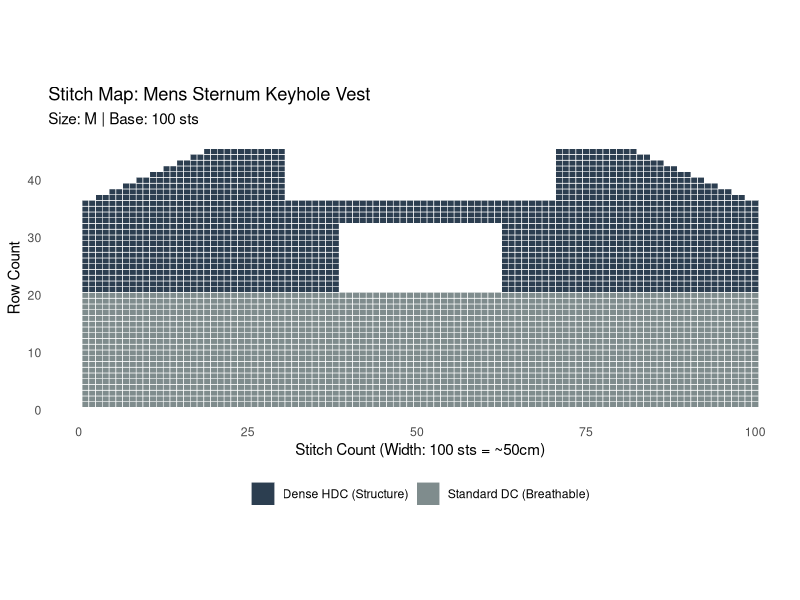

Write the R code that produced this figure.
## ---- chunk 1
#| label: mens-vest-map
library(ggplot2)
library(dplyr)

# Measurements: Size M Male Front Panel
# Width: 100 stitches (~50 cm)
# Height: 45 rows (Cropped/High-hip fit)

grid <- expand.grid(Stitch = 1:100, Row = 1:45)

grid <- grid %>%
  mutate(
    # 1. Define the physical shape of the vest
    Part = case_when(
      Row <= 20 ~ "Lower Torso",
      
      # The Sternum Cutout (24-stitch / ~12cm gap)
      Row >= 21 & Row <= 32 & Stitch <= 38 ~ "Mid Chest (Left)",
      Row >= 21 & Row <= 32 & Stitch >= 63 ~ "Mid Chest (Right)",
      
      # The Upper Chest Bridge
      Row >= 33 & Row <= 36 & Stitch >= 1 & Stitch <= 100 ~ "Upper Chest Bridge",
      
      # The Neck/Shoulder Straps (Armpits taper inward by 2 stitches per row)
      Row >= 37 & Stitch >= (1 + (Row-36)*2) & Stitch <= 30 ~ "Left Strap",
      Row >= 37 & Stitch >= 71 & Stitch <= (100 - (Row-36)*2) ~ "Right Strap",
      
      TRUE ~ "Empty Space"
    ),
    
    # 2. Define the stitch density for structural integrity
    Stitch_Type = case_when(
      Part == "Empty Space" ~ NA_character_,
      Row <= 20 ~ "Standard DC (Breathable)",
      TRUE ~ "Dense HDC (Structure)"
    )
  ) %>%
  filter(!is.na(Stitch_Type))

# Plotting the map
ggplot(grid, aes(x = Stitch, y = Row, fill = Stitch_Type)) +
  geom_tile(color = "white", linewidth = 0.2) +
  scale_fill_manual(values = c(
    "Standard DC (Breathable)" = "#7F8C8D", # Slate grey for lower mesh
    "Dense HDC (Structure)" = "#2C3E50"      # Dark navy/black for solid chest
  )) +
  theme_minimal() +
  coord_fixed(ratio = 0.85) + # Adjusted for mixed stitch heights
  labs(
    title = "Stitch Map: Mens Sternum Keyhole Vest",
    subtitle = "Size: M | Base: 100 sts",
    x = "Stitch Count (Width: 100 sts = ~50cm)", 
    y = "Row Count"
  ) +
  theme(
    panel.grid = element_blank(),
    legend.position = "bottom",
    legend.title = element_blank()
  )
